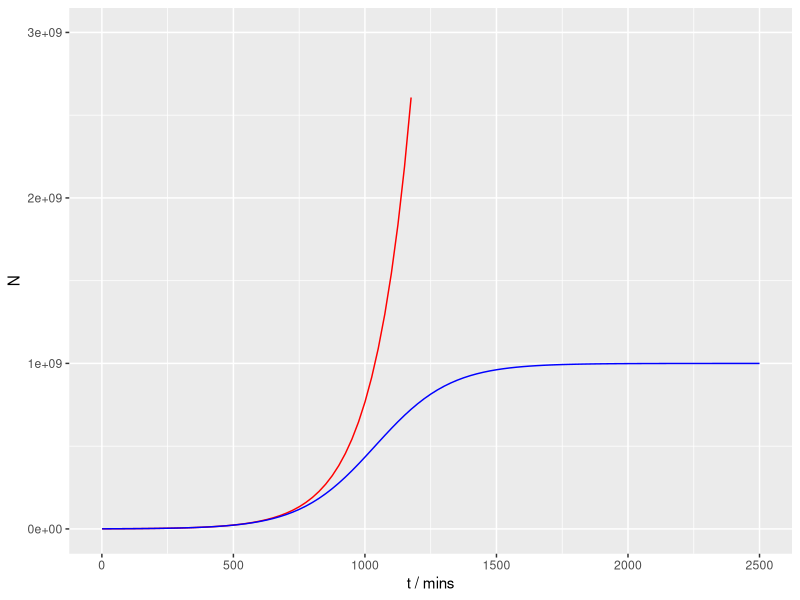
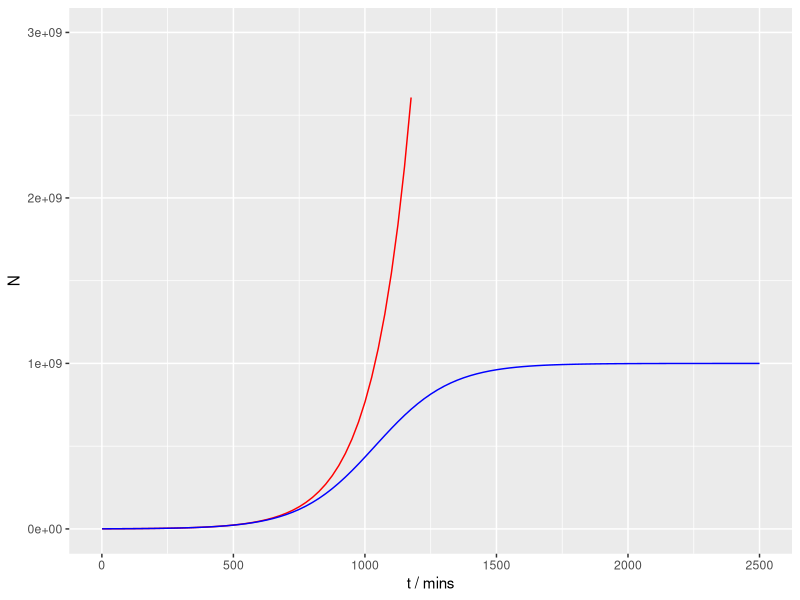

The R source for these figures, in order:
#Install necessary packages
#install.packages("ggplot2")

#Load packages
library(ggplot2)

#Define the parameters using estimates made earlier in assignment
No <- 713116
r <- 0.006979
K <- 1e+09
t <- c(1:2500)

#Define function using exponential growth equation
exponential_funct <- function(t) {
  N <- No*exp(r*t)
  return(N)
}

#Define function using logistic growth equation
logistic_funct <- function(t) {
  N <- (No*K*exp(r*t))/(K-No+No*exp(r*t))
  return(N)
}

#Create a dataframe using the functions
N <- logistic_funct(t)
df <- data.frame(N)

#Make a plot with both functions on
exp_logist_fig <- ggplot(data = df, aes(x = t, y = N))+
  geom_function(fun = exponential_funct, colour = "red")+
  geom_function(fun = logistic_funct, colour = "blue")+
  ylim(0, 3e+09)+
  ylab("N")+
  xlab("t / mins")
exp_logist_fig

#Save a good quality image of the plot
#install.packages("ragg")
library(ragg)
agg_png("exponential_logistic_figure.png", 
        width = 600, height = 600, units = "px",res=1500, scaling = 0.12)
exp_logist_fig
dev.off()
